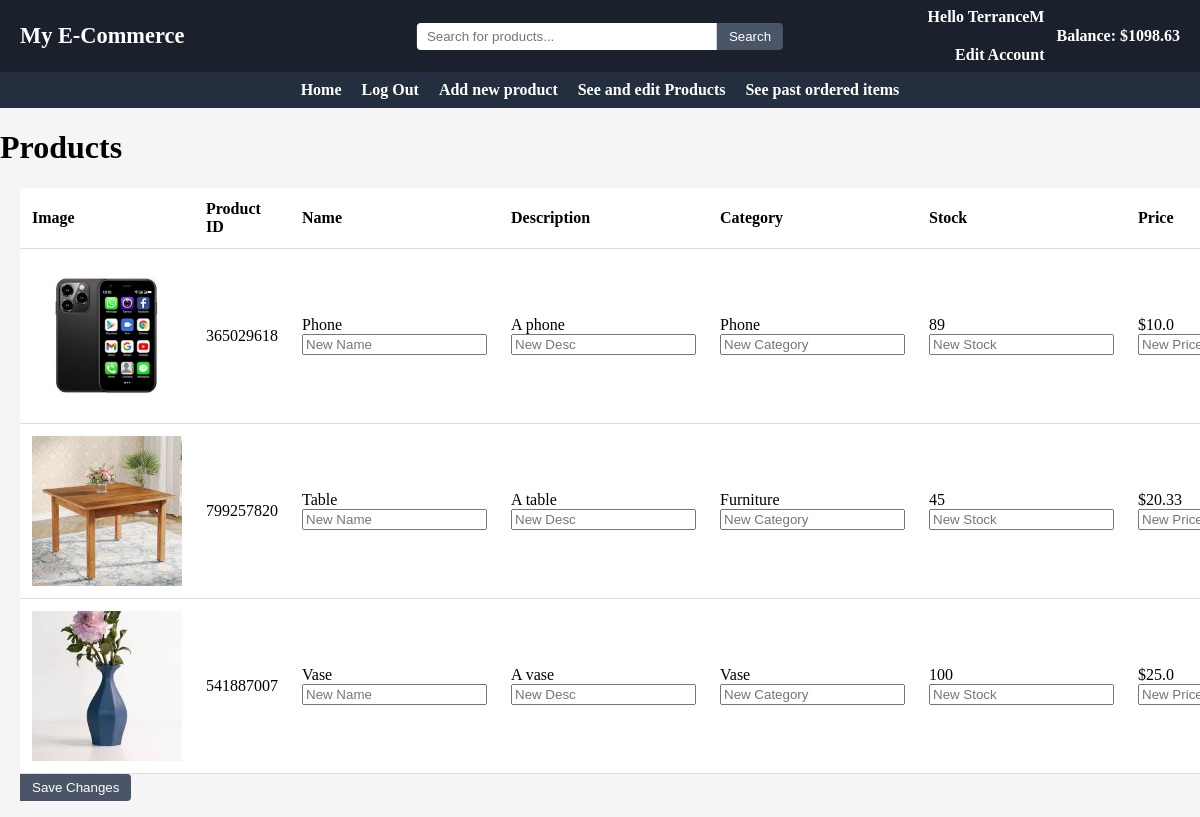
Page /863026096/sell/items on the committed database.
### main/models.py (models this page shows, shortened)
class User(models.Model):
    userID = models.BigIntegerField(primary_key=True)
    username = models.CharField(max_length=50, unique=True)
    password = models.CharField(max_length=200)
    email = models.EmailField()
    role = models.SmallIntegerField()
    balance = models.FloatField(default=0)
    approved = models.BooleanField(default=False)

class Item(models.Model):
    itemID = models.BigIntegerField(primary_key=True)
    name = models.CharField(max_length=200)
    category = models.CharField(max_length=100)
    image = models.ImageField(upload_to='main/static/images', default='p')
    description = models.CharField(max_length=300)
    price = models.FloatField(default=0.0)
    stock = models.IntegerField(default=0)
    seller = models.ForeignKey(User, on_delete=models.CASCADE)
    date_added=models.DateField(default=date.today())
    approved = models.BooleanField(default=False)

### main/views.py (the view, shortened to what this page needs)
# urls.py: path("sell/items", views.viewProducts, name="sellView"),
def viewProducts(request, UserID=0):
    try:
        userData = User.objects.get(userID=UserID)
        if(userData.role == 0):
            messages.add_message(request, messages.SUCCESS, "This account was rejected by an admin. Please create a new account")
            userData.delete()
    except User.DoesNotExist:
        userData = 0
        items = Item.objects.filter(~Q(price=0.0))
        items = items.filter(approved=True).order_by('name')[:20]
        return render(request, "index.html", {"userData": userData, "userID":UserID, "items":items})
    if(userData.role == 0):
        messages.add_message(request, messages.SUCCESS, "This account was rejected by an admin. Please create a new account")
        userData.delete()
    items = Item.objects.filter(seller=userData)
    for item in items.all():
        if item.price == 0:
            messages.add_message(request, messages.SUCCESS, f"{item.name}(ID: {item.itemID}) has been rejected by an admin")
            item.delete()
    items = Item.objects.filter(seller=userData)
    return render(request, "viewItems.html", context={"items":items, "userData":userData})

### main/templates/viewItems.html (shortened to what this page needs)
{% extends "base.html" %}
{%block content%}
{%block title%}<h1>Products</h1>{%endblock title%}
<div class="table-container">
  <form method="POST" enctype="multipart/form-data" action="items">
    <table summary="Items" class="product-table">
      <th>Image</th>
      <th>Product ID</th>
      <th>Name</th>
      <th>Description</th>
      <th>Category</th>
      <th>Stock</th>
      <th>Price</th>
      {%for item in items.all%}
        <tr>
          <td><img src="{{item.image.url | slice:"5:"}}" alt="Product Image"></td>
          <td>{{item.itemID}}</td>
          <td>{{item.name}}
            <input type="text" id="name-input" placeholder="New Name" name="n{{item.itemID}}" value="">
          </td>
          <td>{{item.description}}
            <input type="text" id="desc-input" placeholder="New Desc" name="d{{item.itemID}}" value="">
          </td>
          <td>{{item.category}}
            <input type="text" id="category-input" placeholder="New Category" name="c{{item.itemID}}" value="">
          </td>
          <td>{{item.stock}}
            <input type="number" id="stock-input" placeholder="New Stock" name="s{{item.itemID}}" min=0>
          </td>
          <td>${{item.price}}
            <input type="number" id="price-input" placeholder="New Price" name="p{{item.itemID}}" min=0>
          </td>
        </tr>
      {%endfor%}
    </table>
    <button type="submit", name="save", value="save">Save Changes</button>
  </form>
</div>
{%endblock content%}

### main/templates/base.html (shortened to what this page needs)
{% load static %}
<link rel="stylesheet" href="{% static 'css/styles.css' %}">
<header class="topbar">
  <div class="topbar-left">
    <h1 class="site-title">My E-Commerce</h1>
  </div>
  <div class="topbar-center">
    <form method="POST" action="/{%if userData.userID and userData.approved%}{{userData.userID}}/{% endif %}search/">
      <input type="text" name="search" placeholder="Search for products..." class="topbar-search"/>
      <button type="submit" name = "searchSubmit" value = "searchSubmit">Search</button>
    </form>
  </div>
  <div class="topbar-right">
    {% if userData.userID and userData.approved %}
      <a href="/{{userData.userID}}/edit" class="user-link">
        <span>Hello {{userData.username}}</span><br/>
        <span>Edit Account</span>
      </a>
      <span class="balance">Balance: ${{userData.balance}}</span>
    {% endif %}
  </div>
</header>
<header class="navbar">
    <nav class="navbar-menu">
        <ul class="nav-list">
            {%if not userData.userID%}
              <li><a href="/">Home</a></li>
              <li><a href="/login">Login</a></li>
              <li><a href="/create">Register</a></li>
            {%else%}
              <li><a href="/{{userData.userID}}/main">Home</a></li>
              <li><a href="/">Log Out</a></li>
                {%if userData.role == 3%}
                    <li><a href="/{{userData.userID}}/auth/users">Authenticate users</a></li>
                    <li><a href="/{{userData.userID}}/auth/items">Authenticate items</a></li>
                    <li><a href="/{{userData.userID}}/auth/monitorUsers">Monitor Users</a></li>
                    <li><a href="/{{userData.userID}}/auth/monitorItems">Monitor Products</a></li>
                    <li><a href="/{{userData.userID}}/auth/orders">Monitor Transactions</a></li>
                {%elif userData.role == 2%}
                    <li><a href="/{{userData.userID}}/sell/makeItem">Add new product</a></li>
                    <li><a href="/{{userData.userID}}/sell/items">See and edit Products</a></li>
                    <li><a href="/{{userData.userID}}/sell/orders">See past ordered items</a></li>
                {%elif userData.role == 1%}
                    <li><a href="/{{userData.userID}}/buy/cart">View Cart</a></li>
                    <li><a href="/{{userData.userID}}/buy/orders">See past orders</a></li>
                {%endif%}
          </ul>
          {%endif%}
    </nav>
  </header>
{%if not userData or userData.approved%}
  {%block content%}
  {%endblock content%}
{%endif%}

### main/static/css/styles.css (style rules this page uses)
button { padding: 6px 12px; border: none; background-color: #4A5568; color: #fff; border-radius: 0 4px 4px 0; cursor: pointer; }
.navbar { background-color: #232F3E; color: #fff; display: flex; align-items: center; padding: 9px 0; position: sticky; top: 0; z-index: 1000; justify-content: center; }
.navbar-menu { margin: 0 auto; min-width: 25%; }
.nav-list { list-style: none; display: flex; justify-content: center; gap: 20px; flex-wrap: nowrap; align-items: center; margin: 0; padding: 0; }
.nav-list li { margin: 0; }
.nav-list li a { color: #fff; text-decoration: none; font-weight: bold; white-space: nowrap; }
.topbar { background-color: #1A202C; color: #fff; display: flex; align-items: center; justify-content: space-between; padding: 8px 0; width: 100%; position: relative; }
.topbar-left .site-title { margin: 0; font-size: 1.4em; color: #fff; padding-left: 20px; }
.topbar-center { position: absolute; left: 50%; transform: translateX(-50%); flex: none; display: flex; justify-content: center; align-items: center; }
.topbar-center form { display: flex; align-items: center; margin: 0; }
.topbar-search { width: 300px; padding: 6px 10px; border: none; border-radius: 4px 0 0 4px; }
.topbar-center button { padding: 6px 12px; border: none; background-color: #4A5568; color: #fff; border-radius: 0 4px 4px 0; cursor: pointer; }
.topbar-right { display: flex; align-items: center; gap: 12px; }
.user-link { margin: 0; text-align: right; font-size: 1em; font-family: inherit; font-weight: bold; display: flex; flex-direction: column; gap: 1px; line-height: normal; }
.user-link span { display: block; }
.balance { font-size: 1em; font-family: inherit; font-weight: bold; margin: 0; color: #fff; padding-right: 20px; }
.user-link, .user-link:link, .user-link:visited, .user-link:hover, .user-link:active { color: #fff !important; text-decoration: none !important; }

### main/templates/viewItems.html (style rules this page uses)
.table-container { padding: 0 20px; overflow-x: auto; }
.product-table { width: 100%; border-collapse: collapse; background-color: #fff; }
.product-table th, .product-table td { padding: 12px; text-align: left; vertical-align: middle; border-bottom: 1px solid #ddd; }
.product-table img { max-width: 150px; height: auto; display: block; margin: auto; }

### rows in the picture
User: username "TerranceM", balance "1098.63"
Item: image (picture), itemID "365029618", name "Phone", description "A phone", category "Phone", stock "89", price "10.0"
Item: image (picture), itemID "799257820", name "Table", description "A table", category "Furniture", stock "45", price "20.33"
Item: image (picture), itemID "541887007", name "Vase", description "A vase", category "Vase", stock "100", price "25.0"
